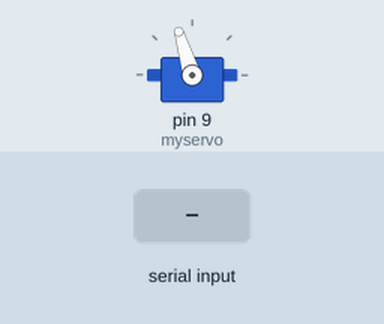
The sketch below on a simulated Arduino Uno, built with avr-gcc and run on an emulated ATmega328P. Parts: servo. The inputs (shaded band) are chosen by the test bench.

Above: at 1.2 s.
1.3 s: "90,45\n" received over Serial
At 2.7 s:
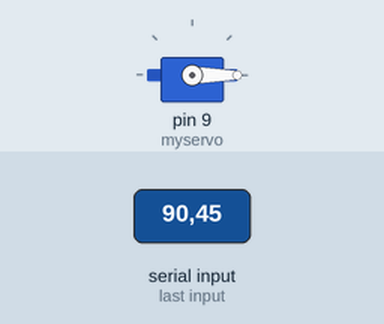
Timing chart, 0 to 4.3 s (numbered marks = the images above; inputs shaded):
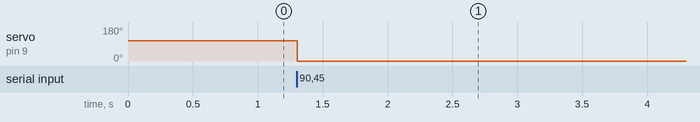

The sketch:

SignalReceptor.ino
```cpp
#include <Servo.h>

Servo myservo;  // create servo object to control a servo
int pos = 1650;    // variable to store the servo signal
int ad=1650;
int flag=1;

void setup() {
  myservo.attach(9);  // attaches the servo on pin 9 to the servo object
  Serial.begin(9600);
   myservo.writeMicroseconds(1650);
}

void loop() {
  if(Serial.available()>1){// get the signal from matlab
   ad=Serial.parseInt();
    myservo.writeMicroseconds(ad);
    //real();
  }

}
void real(){//in case that servo motors movements are agresive use the void

  if(ad>pos){
    while(pos<=ad) {
     myservo.writeMicroseconds(pos);
     pos=pos+20;
     delay(10);
     //Serial.println("up");
    }
    pos=ad;
  }
   if(ad<pos){
    while(pos>=ad){
      myservo.writeMicroseconds(pos);
     pos=pos-20;
    // Serial.println("Down");
     delay(10);
    }
    pos=ad;
  }
}
```

Measured:
- after the input at 1.3 s, servo on pin 9 (myservo): 107° → 0° at once
